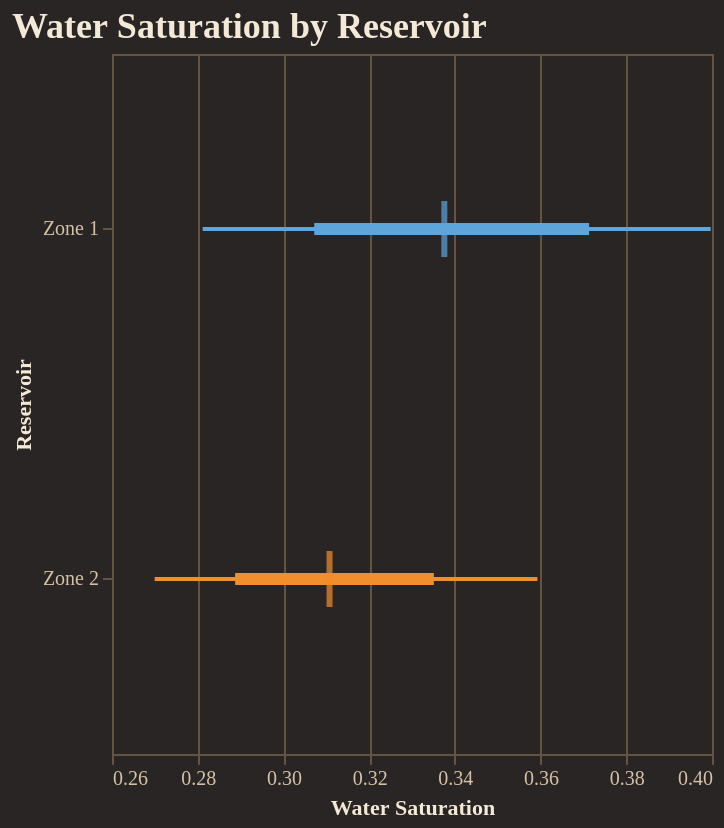

Notebook source saved alongside this figure:
### Code cell
fig = reporter.plotter.forest_plot(
    "Water Saturation", 
    backend=PLOTTING_BACKEND
)
fig.show()

### Figure 1 — Vega-Lite specification as saved in the notebook (floating-point values rounded to 4 significant figures)
{"config": {"background": "#292524", "view": {"fill": "#292524", "stroke": "#665340"}, "title": {"color": "#f4e9d7", "font": "Merriweather", "fontSize": 18, "fontWeight": 600, "subtitleColor": "#d5c2a6", "anchor": "start"}, "axis": {"domainColor": "#665340", "gridColor": "#665340", "tickColor": "#665340", "labelColor": "#d5c2a6", "titleColor": "#f4e9d7", "labelFont": "Merriweather", "titleFont": "Merriweather"}, "legend": {"titleColor": "#f4e9d7", "labelColor": "#d5c2a6", "labelFont": "Merriweather", "titleFont": "Merriweather", "orient": "top-right", "symbolType": "circle"}, "header": {"labelColor": "#d5c2a6", "titleColor": "#f4e9d7", "labelFont": "Merriweather", "titleFont": "Merriweather"}, "mark": {"color": "#c78d3b"}, "line": {"color": "#c78d3b"}, "bar": {"color": "#c78d3b"}, "point": {"color": "#ddb06d"}, "area": {"color": "#c78d3b", "opacity": 0.35}, "text": {"color": "#f4e9d7", "font": "Merriweather"}, "range": {"category": ["#5DA5DA", "#F28E2B", "#59C36A", "#E15759", "#B07AA1", "#4ECDC4", "#FF9DA7", "#EDC948"]}}, "layer": [{"mark": {"type": "rule", "strokeWidth": 2}, "encoding": {"color": {"field": "group", "legend": null, "type": "nominal"}, "x": {"field": "p10", "scale": {"zero": false}, "title": "Water Saturation", "type": "quantitative"}, "x2": {"field": "p90"}, "y": {"field": "group", "sort": ["Zone 1", "Zone 2"], "title": "Reservoir", "type": "nominal"}}}, {"mark": {"type": "rule", "strokeWidth": 6}, "encoding": {"color": {"field": "group", "legend": null, "type": "nominal"}, "x": {"field": "p25", "scale": {"zero": false}, "title": "Water Saturation", "type": "quantitative"}, "x2": {"field": "p75"}, "y": {"field": "group", "sort": ["Zone 1", "Zone 2"], "title": "Reservoir", "type": "nominal"}}}, {"mark": {"type": "tick", "color": "black", "size": 28, "thickness": 3}, "encoding": {"color": {"field": "group", "legend": null, "type": "nominal"}, "tooltip": [{"field": "group", "title": "Group", "type": "nominal"}, {"field": "p10", "title": "P10", "type": "quantitative"}, {"field": "p25", "title": "P25", "type": "quantitative"}, {"field": "median", "title": "Median", "type": "quantitative"}, {"field": "p75", "title": "P75", "type": "quantitative"}, {"field": "p90", "title": "P90", "type": "quantitative"}], "x": {"field": "median", "scale": {"zero": false}, "title": "Water Saturation", "type": "quantitative"}, "y": {"field": "group", "sort": ["Zone 1", "Zone 2"], "title": "Reservoir", "type": "nominal"}}}], "data": {"name": "data-4fa918666e4bb7da25423e806e105a89"}, "height": 350, "title": "Water Saturation by Reservoir", "width": "container", "$schema": "https://vega.github.io/schema/vega-lite/v5.20.1.json", "datasets": {"data-4fa918666e4bb7da25423e806e105a89": [{"group": "Zone 1", "p10": 0.2812, "p25": 0.3072, "median": 0.3375, "p75": 0.3713, "p90": 0.3997}, {"group": "Zone 2", "p10": 0.27, "p25": 0.2887, "median": 0.3108, "p75": 0.3351, "p90": 0.3593}]}}
